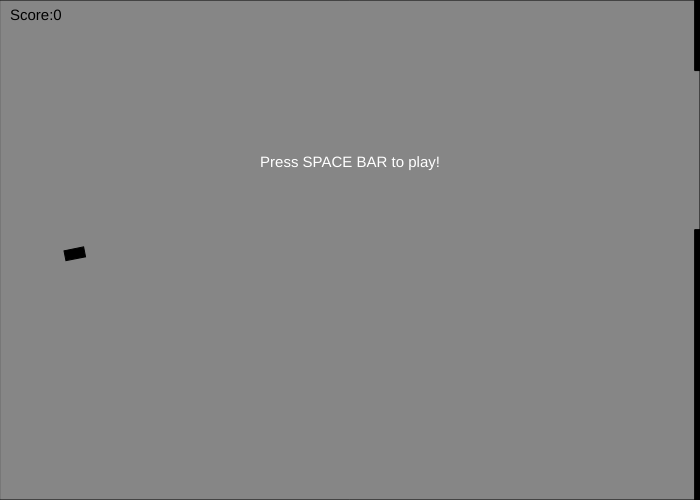
Frame 1 (no input)
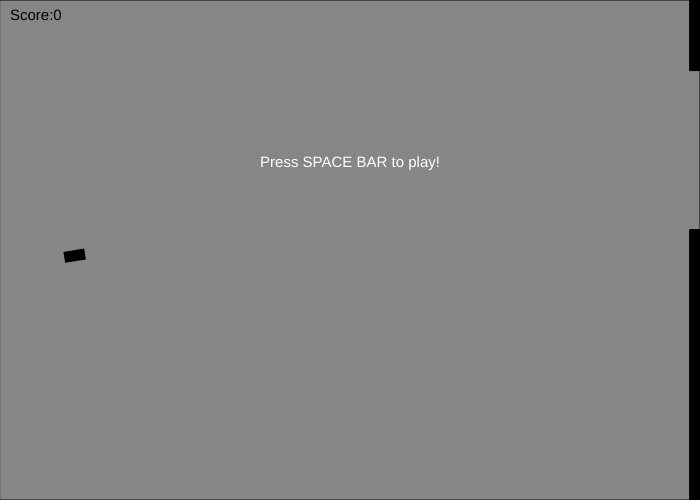
Frame 2 (the mouse pressed at the canvas centre, redrawn once)

The p5.js sketch that drew these frames (run headless with seeded random() and noise() and a simulated clock; the mouse was pressed at the canvas centre and the sketch redrawn once):

// p5.js sketch
// ── sketch.js
let bird;
let pipes;
let isGameOver = false;
let hasGameBegun = false; 
let score = 0;
let arcadeFont;

let minDistanceBetweenPipes;
let nextSpawnDistance;



function setup() {
  createCanvas(700, 500);
  minDistanceBetweenPipes = width / 3;
   
  resetGame();
  
  noLoop(); 
}

class Pipe {
  constructor() {
    this.x = width;
    this.width = 20;
    this.speed = 5;
    let minimumPipeGap = 140;
    
    // pipes have two parts, a top pipe and a bottom pipe
    // the gap controls how big the gap is between the two pipes
    // (and thus, the pipe height themselves)
    let gap = random(minimumPipeGap, height/3);
    this.topHeight = random(0, height - gap);
    this.bottomHeight = height - (this.topHeight + gap);
    
    // true if the pipe is completely past the bird
    this.pastBird = false; 
  }
  
  checkIfHitsBird(bird){
    // returns true if pipe hits bird, false otherwise
    if((bird.x + bird.width > this.x && bird.x < this.x + this.width) &&
       (bird.y < this.topHeight || (bird.y + bird.height) > (height - this.bottomHeight))){
      return true; 
    }
    return false;
  }
  
  checkIfPastBird(bird){
    // returns true if pipe passes bird, false otherwise
    // also sets the this.pastBird member variable
    this.pastBird = bird.x > this.x + this.width;
    return this.pastBird;
  }
  
  update(){
    // pipes always go from right to left
    this.x -= this.speed; 
  }
  
  draw(){
    fill(0);
    rect(this.x, 0, this.width, this.topHeight);
    rect(this.x, height - this.bottomHeight, this.width, this.bottomHeight);
  }
}

class Bird {

  constructor(x, y) {
    this.x = x;
    this.y = y;
    this.width = 20;
    this.height = 10;
    this.angle = 0;
    this.flapStrength = 15;

    this.gravity = 0.9;
    this.velocity = 0; //only one dimensional velocity (y axis)
  }
  
  flap(){
    this.velocity += -this.flapStrength;   
  }

  update() {
    this.velocity += this.gravity;
    this.velocity *= 0.9; // some air resistance
    this.y += this.velocity;

    if (this.y + this.height > height) {
      // hit the bottom of the screen
      this.y = height - this.height;
      this.velocity = 0;
    } else if (this.y < 0) {
      // hit the top of the screen
      this.y = 0;
      this.velocity = 0;
    }
    
    // set angle based on upward / downward velocity
    // this implementation idea came from: https://mdbrim.github.io/flappy/index.html
    this.angle = map(this.velocity, -10, 20, -0.7, 0.7);  
    if(this.velocity == 0){
      this.angle = 0; 
    }
  }

  draw() {
    push();
      translate(this.x, this.y);
      rotate(this.angle);
      fill(0);
      rect(0, 0, this.width, this.height);
    pop();
  }
}

function resetGame(){
  score = 0;
  isGameOver = false; 
  
  bird = new Bird(64, height / 2);
  pipes = [new Pipe()];
  nextSpawnDistance = random(minDistanceBetweenPipes, width - width/4);
  loop();
}

function draw() {
  background(220);
  
  if(pipes.length <= 0 || width - pipes[pipes.length - 1].x >= nextSpawnDistance){
    pipes.push(new Pipe()); 
    nextSpawnDistance = random(minDistanceBetweenPipes, width - width/5);
  }
  
  for(let i = pipes.length - 1; i >= 0; i--){
    pipes[i].update();
    pipes[i].draw();
    
    if(pipes[i].checkIfHitsBird(bird)){
      isGameOver = true;
      noLoop(); 
    }
    
    if(pipes[i].pastBird === false && pipes[i].checkIfPastBird(bird)){
      score++;
    }
    
    if(pipes[i].x + pipes[i].width < 0){
      pipes.splice(i, 1); 
    }
  }
  
  bird.update();
  bird.draw(); 
  drawScore();
}

function drawScore() {

  fill(0);
  textAlign(LEFT);
  textSize(15);
  text('Score:' + score, 10, 20);

  if (isGameOver) {

    // dark overlay
    fill(0, 0, 0, 100);
    rect(0, 0, width, height);

    // draw game over text
    textAlign(CENTER);
    textSize(35);
    fill(255);
    text('GAME OVER!', width / 2, height / 3);
    
    textSize(12);
    text('Press SPACE BAR to play again.', width / 2, height / 2);
  }else if(hasGameBegun == false){
    
    fill(0, 0, 0, 100);
    rect(0, 0, width, height);

    textAlign(CENTER);
    textSize(15);
    fill(255);
    text('Press SPACE BAR to play!', width / 2, height / 3);
  }
 
}

function keyPressed(){
  if (key == ' '){ 
    bird.flap();
  }
  
  if (isGameOver == true && key == ' ') {
    resetGame();
  }else if(hasGameBegun == false && key == ' '){
    hasGameBegun = true;
    loop();
  }
  
}
